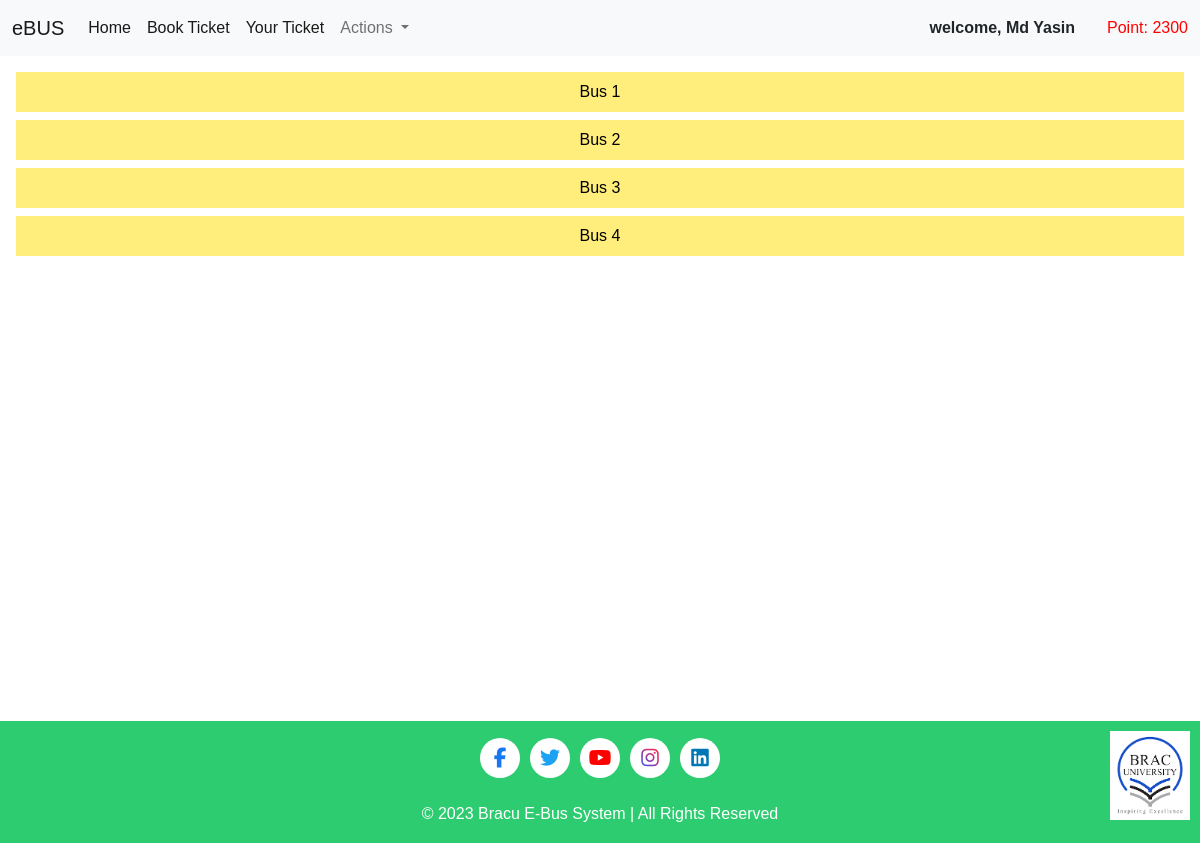
Page /buses/U2 on the committed database.
### user/models.py (models this page shows)
class User(models.Model):
    user_id = models.CharField(max_length=10, primary_key=True, default="#1")
    name = models.CharField(max_length=100, unique=True)
    email = models.EmailField(max_length=100, unique=True)
    date_joined = models.DateField(auto_now_add=True)
    point = models.IntegerField(default=100)
    password = models.CharField(max_length=100)
    active = models.BooleanField(default=False)

### ticket_booking/models.py (models this page shows)
class Buses(models.Model):
    bus_number = models.IntegerField(primary_key=True)
    d1 = models.CharField(max_length=50)
    d2 = models.CharField(max_length=50)
    d3 = models.CharField(max_length=50)
    d4 = models.CharField(max_length=50)
    d5 = models.CharField(max_length=50)
    active = models.BooleanField(default=True)

### ticket_booking/views.py (the view)
# urls.py: path('buses/<id>', interface, name="buses"),
def interface(request, id):
    user = User.objects.filter(user_id=id).first()
    buses = Buses.objects.all()
    return render(request, 'ticket_booking/chart_interface.html', {'buses':buses, 'user':user})

### ticket_booking/templates/ticket_booking/chart_interface.html (shortened to what this page needs)
{% extends "homepage/base.html" %}
{% load static %}
{% block cssfiles %}
    <link rel="stylesheet" href="{% static 'ticket_booking/interface.css' %}">
{% endblock cssfiles %}
{% block content %}
    <div class="body">
        {% for bus in buses %}
            <a class="bus" href="{% url 'cart' id=user.user_id bus_number=bus.bus_number %}">Bus {{bus.bus_number}}</a>
        {% endfor %}
    </div>
{% endblock content %}

### homepage/templates/homepage/base.html (shortened to what this page needs)
<!DOCTYPE html>
{% load static %}
<html lang="en">
<head>
    <link rel="stylesheet" href="https://cdnjs.cloudflare.com/ajax/libs/font-awesome/6.4.2/css/all.min.css" />
    <link href="https://cdn.jsdelivr.net/npm/bootstrap@5.0.2/dist/css/bootstrap.min.css" rel="stylesheet">
    <link rel="stylesheet" href="{% static 'homepage/nav.css' %}">
    {% block cssfiles %}{% endblock cssfiles %}
</head>
<body>
    <nav class="navbar navbar-expand-lg navbar-light bg-light">
        <div class="container-fluid">
          <a class="navbar-brand" href="#">eBUS</a>
          <div class="collapse navbar-collapse" id="navbarSupportedContent">
            <ul class="navbar-nav me-auto mb-2 mb-lg-0">
              <li class="nav-item">
                  <a class="nav-link active" aria-current="page" href="{% url 'homepage' id=user.user_id %}">Home</a>
              </li>
              <li class="nav-item">
                  <a class="nav-link active" aria-current="page" href="{% url 'buses' id=user.user_id %}">Book Ticket</a>
              </li>
              <li class="nav-item">
                <a class="nav-link active" aria-current="page" href="{% url 'ticket' id=user.user_id %}">Your Ticket</a>
            </li>
              <li class="nav-item dropdown">
                <a class="nav-link dropdown-toggle" href="#" id="navbarDropdown" role="button" data-bs-toggle="dropdown" aria-expanded="false">
                  Actions
                </a>
              </li>
            </ul>
              <div class="welcome">welcome, {{ user.name }}</div>
              <div class="points">Point: {{ user.point }}</div>
          </div>
        </div>
      </nav>
      {% block content %}{% endblock content %}
    <div class="footer">
      <p>
        <div class="icons">
          <div class="icon">
            <i class="fab fa-facebook-f facebook-icon"></i>
          </div>
          <div class="icon">
            <i class="fab fa-twitter twitter-icon"></i>
          </div>
          <div class="icon">
            <i class="fab fa-youtube youtube-icon"></i>
          </div>
          <div class="icon">
            <i class="fab fa-instagram instagram-icon"></i>
          </div>
          <div class="icon">
            <i class="fab fa-linkedin linkedin-icon"></i>
          </div>
        </div>
        <img src="{% static 'images/braculogo.png' %}" alt="Your Real Logo">
        <br>
        <span>&copy; 2023 Bracu E-Bus System | All Rights Reserved</span>
      </p>
    </div>
</body>
</html>

### homepage/static/homepage/nav.css (style rules this page uses)
.welcome { font-weight: 600; margin-right: 2rem; }
.points { color: red; }

### ticket_booking/static/ticket_booking/interface.css (style rules this page uses)
* { margin: 0; padding: 0; box-sizing: border-box; }
.body { height: 83.15vh; display: flex; flex-direction: column; padding: 1rem; }
.bus { margin-bottom: 0.5rem; padding: 0.5rem 0; color: black; background-color: #ffed7c; text-align: center; text-decoration: none; }

### homepage/templates/homepage/base.html (style rules this page uses)
body { margin: 0; padding: 0; font-family: 'Arial', sans-serif; }
.footer { position: fixed; left: 0; bottom: 0; width: 100%; background-color: #2ecc71; color: white; text-align: center; padding: 1px; position: relative; }
.icons { display: flex; align-items: center; justify-content: center; }
.icon { display: flex; align-items: center; justify-content: center; background-color: white; border-radius: 50%; width: 40px; height: 40px; margin: 0 5px; }
.icons i { font-size: 20px; transition: color 0.3s ease-in-out, transform 0.3s ease-in-out; }
.facebook-icon { color: #1877f2; }
.twitter-icon { color: #1da1f2; }
.youtube-icon { color: #ff0000; }
.instagram-icon { background: linear-gradient(45deg, #405de6, #5851db, #833ab4, #c13584, #e1306c, #fd1d1d); -webkit-background-clip: text; color: transparent; }
.linkedin-icon { color: #0077b5; }
.footer img { max-width: 80px; margin-top: 5px; position: absolute; top: 5px; right: 10px; }

### rows in the picture
User: name "Md Yasin", point "2300"
Buses: bus_number "1"
Buses: bus_number "2"
Buses: bus_number "3"
Buses: bus_number "4"
